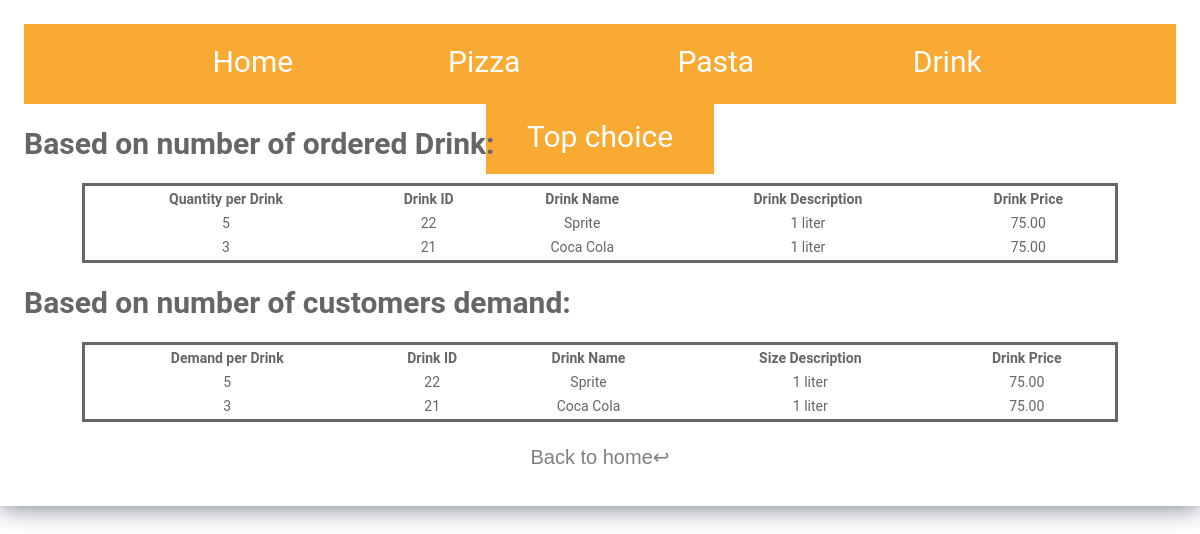
Screenshot of /drink.php with the database file from the repository.
### tables this page shows
CREATE TABLE `product` (
  `PRODUCT_ID` int(8) NOT NULL,
  `PRODUCT_PRICE` decimal(12,2) NOT NULL,
  `PRODUCT_NAME` varchar(20) NOT NULL,
  `SIZE_DESCRIPTION` varchar(15) DEFAULT NULL,
  `PRODUCT_TYPE` varchar(20) NOT NULL
);

### drink.php (the view, shortened to what this page needs)
<!DOCTYPE html>
<html>
<head>
	<link rel="stylesheet" href="CSS/PPOS.css">
</head>
<body>
	<div class="box">
			 <form class="format" action="include/report.inc.php" method="post">
			 		<ul>
					 	<li><button class="admin_btn" type="submit" name="home">Home</button></li>
						<li><button class="admin_btn" type="submit" name="pizza">Pizza</button></li>
						<li><button class="admin_btn" type="submit" name="pasta">Pasta</button></li>
						<li><button class="admin_btn" type="submit" name="drink">Drink</button></li>
						<li><button class="admin_btn" type="submit" name="top_choice">Top choice</button></li>
					</ul>
			        <br>
			        <h3>Based on number of ordered Drink:</h3>
			        <table width="90%" style="border: solid;  margin-left: auto; margin-right: auto;">
			        	<?php
						$dbservername = "localhost";
						$dbusername = "root";
						$dbpwd = "";
						$dbname = "pizza_and_pasta";
						$conn = mysqli_connect($dbservername, $dbusername, $dbpwd, $dbname);
							$sql = "SELECT SUM(QUANTITY) AS QUANTITY_PER_DRINK,product.PRODUCT_ID, PRODUCT_NAME, SIZE_DESCRIPTION, PRODUCT_PRICE
								FROM order_list
								RIGHT JOIN product
								ON product.PRODUCT_ID = order_list.PRODUCT_ID
								WHERE product.PRODUCT_TYPE = 'Drink'
								GROUP BY product.PRODUCT_ID
								ORDER BY SUM(QUANTITY) DESC;";
						$result = mysqli_query($conn, $sql);
						?>
						<tr>
							<th>Quantity per Drink</th>
							<th>Drink ID</th>
							<th>Drink Name</th>
							<th>Drink Description</th>
							<th>Drink Price</th>
						</tr>
						<?php
						while($rows=mysqli_fetch_assoc($result))
						{
						?>
						<br>
						<tr>
							<td style="text-align: center;"><?php echo $rows['QUANTITY_PER_DRINK'];?></td>
							<td style="text-align: center;"><?php echo $rows['PRODUCT_ID'];?></td>
							<td style="text-align: center;"><?php echo $rows['PRODUCT_NAME'];?></td>
							<td style="text-align: center;"><?php echo $rows['SIZE_DESCRIPTION'];?></td>
							<td style="text-align: center;"><?php echo $rows['PRODUCT_PRICE'];}?></td>
						</tr>
			        </table>
			        <br>
			        <h3>Based on number of customers demand:</h3>
			        <table width="90%" style="border: solid;  margin-left: auto; margin-right: auto;">
			        	<?php
							$sql = "SELECT COUNT(order_list.ORDER_ID) AS DEMAND, product.PRODUCT_ID, PRODUCT_NAME, SIZE_DESCRIPTION, PRODUCT_PRICE
								FROM order_list
								RIGHT JOIN product
								ON product.PRODUCT_ID = order_list.PRODUCT_ID
								WHERE PRODUCT_TYPE = 'Drink'
								GROUP BY product.PRODUCT_ID
								ORDER BY COUNT(order_list.ORDER_ID) DESC;";
						$result = mysqli_query($conn, $sql);
						?>
						<tr>
							<th>Demand per Drink</th>
							<th>Drink ID</th>
							<th>Drink Name</th>
							<th>Size Description</th>
							<th>Drink Price</th>
						</tr>
						<?php
						while($rows=mysqli_fetch_assoc($result))
						{
						?>
						<br>
						<tr>
							<td style="text-align: center;"><?php echo $rows['DEMAND'];?></td>
							<td style="text-align: center;"><?php echo $rows['PRODUCT_ID'];?></td>
							<td style="text-align: center;"><?php echo $rows['PRODUCT_NAME'];?></td>
							<td style="text-align: center;"><?php echo $rows['SIZE_DESCRIPTION'];?></td>
							<td style="text-align: center;"><?php echo $rows['PRODUCT_PRICE'];}?></td>
						</tr>
			        </table>
			        <div class="btn-block">
				    <button class="btn" type="submit" name="back_home">Back to home↩</button>
				    </div>
		     </form>
	</div>
</body>
</html>

### CSS/PPOS.css (style rules this page uses)
* { margin: 0; padding: 0; }
html, body { min-height: 50%; }
body, div, form, input, select, textarea, p, a { padding: 0; margin: 0; outline: none; font-family: Roboto, Arial, sans-serif; font-size: 14px; color: #666; line-height: 22px; background-color: transparent; }
h3 { font-family: Roboto, Arial, sans-serif; font-size: 30px; line-height: 35px; }
.box { display: flex; justify-content: center; align-items: center; }
form { width: 50%; padding: 2%; box-shadow: 0 0 25px 0 #646d81; background-color: white; }
.btn-block { margin-top: 10px; text-align: center; }
button { width: 150px; padding: 10px; border: none; border-radius: 5px; background: #344955; font-size: 16px; color: #fff; cursor: pointer; }
.btn { width: 600px; height: 50px; padding: 10px; border: none; border-radius: 0px; background: transparent; font-size: 20px; color: gray; cursor: pointer; }
.format { width: 100%; padding: 2%; box-shadow: 0 0 25px 0 #646d81; background-color: white; }
ul { background-color: #f9aa33; height: 80px; width: auto; text-align: center; }
ul li { background-color: #f9aa33; display:inline-block; cursor: grab; padding: 10px 14px; }
ul li button { font-family: Roboto, Arial, sans-serif; font-size: 30px; line-height: 35px; color: white; text-decoration: none; background: #f9aa33; width: 200px; }

### rows the page displays
product: QUANTITY_PER_DRINK "5", PRODUCT_ID "22", PRODUCT_NAME "Sprite", SIZE_DESCRIPTION "1 liter", PRODUCT_PRICE "75.00", DEMAND "5"
product: QUANTITY_PER_DRINK "3", PRODUCT_ID "21", PRODUCT_NAME "Coca Cola", SIZE_DESCRIPTION "1 liter", PRODUCT_PRICE "75.00", DEMAND "3"
